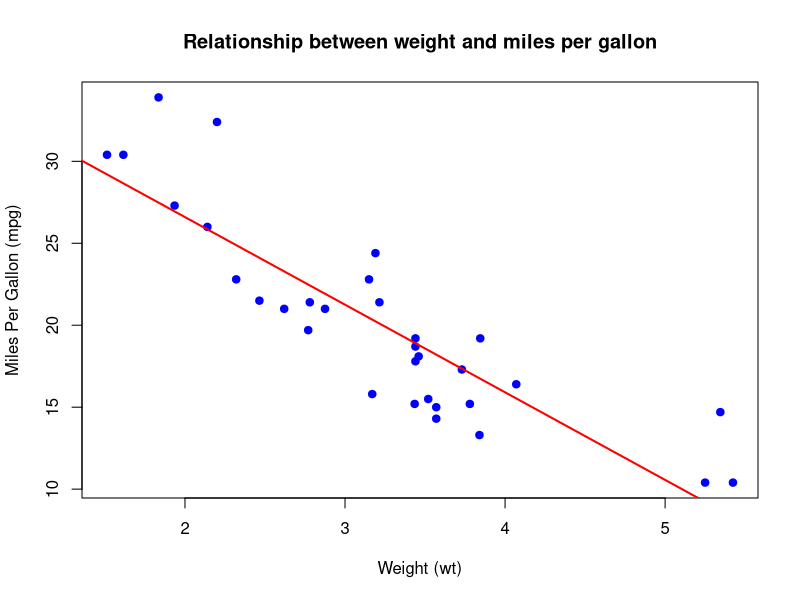

Reproduce this figure in R.
# Load the mtcars dataset
data(mtcars)

# Display the first few rows of the dataset
head(mtcars)

# Get a summary of the dataset structure and variable types
str(mtcars)

# List the names of the variables in the dataset
names(mtcars)

# Generate a summary statistics table for each variable
summary(mtcars)

# Plot the relationship between weight (wt) and miles per gallon (mpg)
plot(mtcars$wt, mtcars$mpg,
     main = "Relationship between weight and miles per gallon",
     xlab = "Weight (wt)",
     ylab = "Miles Per Gallon (mpg)",
     pch = 19,
     col = "blue")

# Calculate the correlation coefficient between weight and mpg
cor(mtcars$wt, mtcars$mpg)

# Fit a linear model to predict mpg based on weight
model <- lm(mpg ~ wt, data = mtcars)

# Display summary statistics for the model
summary(model)

# Extract coefficients from the model
coef(model)

# Add a regression line to the plot
abline(model, col = "red", lwd = 2)

# Create new data frame with different weights
new_data <- data.frame(wt = c(2.5, 3.0, 3.5))

# Use the model to predict mpg for the new data
predict(model, newdata = new_data)
